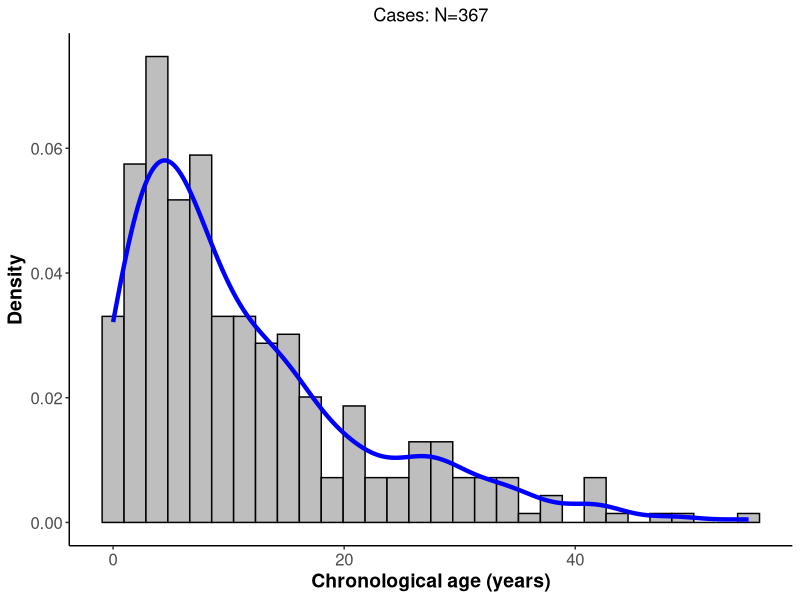

Write R code to recreate this figure.
###########################################################################################
#########                                                                         #########
#########                     Daniel Elias Martin Herranz                         #########
#########                             15/03/2019                                  #########
#########                              EMBL-EBI                                   #########
#########                           Thornton group                                #########
#########                                                                         #########
###########################################################################################

###########################################################################################
#####                                 PhD Thesis                                       ####
###########################################################################################
##### Additional code for Chapter 3.                                                   ####
###########################################################################################
##### USAGE: manual                                                                    ####
###########################################################################################

setwd('~/Documents/Thesis/PhD-Thesis/additional_code/Chapter3/');

library(data.table);
library(ggplot2);

#### 1. Basic description of the cases dataset. ####

raw_cases <- as.data.frame(fread('cases_data_downstream.tsv'));
table(raw_cases$Batch, raw_cases$Sex);
median(raw_cases$Age_years[raw_cases$Batch=='Europe']); # Change the batch as necessary
min(raw_cases$Age_years); max(raw_cases$Age_years);

# Plot the chronological age distribution.

plot_age_distributions_cases <- ggplot(data=raw_cases, aes(x=Age_years)) + 
  geom_histogram(aes(y=..density..),colour="black", fill='grey') + stat_density(geom="line", col='blue', size=1.5) +
  theme_classic() +
  theme(axis.text=element_text(size=12),
        axis.title=element_text(size=14,face="bold"),
        plot.title = element_text(hjust = 0.5),
        plot.subtitle = element_text(hjust = 0.5)) +
  xlab("Chronological age (years)") + ylab("Density") +
  labs(title = paste0("Cases: N=", nrow(raw_cases)));
ggsave("plots/chronological_age_dist_cases.pdf", height=5, width=5);

# Find the peak. 

D <- density(raw_cases$Age_years);
D$x[which.max(D$y)]; # 4.5 years

